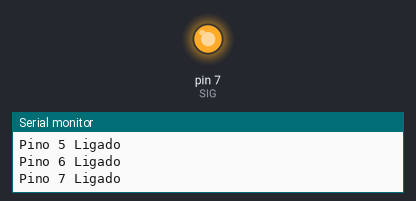
Recording of a sketch running on a simulated Arduino Uno, built with avr-gcc and run on an emulated ATmega328P. Parts: output pins drawn as LEDs (lit = HIGH), the last lines printed to the serial monitor. Random numbers use the default seed unless the sketch sets one; pins used as bus, display or sensor lines are not drawn.

Above: at 0.8 s.
At 12.43 s:
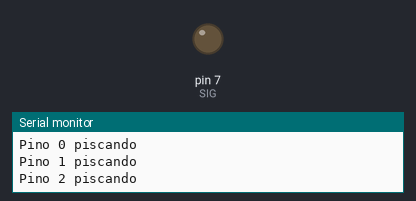
Timing chart, 0 to 12.7 s (numbered marks = the images above):
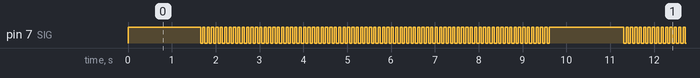

The sketch:

mux_Saidas_Digitais.ino
```cpp
// Mapeamento dos pinos
#define SIG  7 // pino digital
#define S0   8
#define S1   9
#define S2   10
#define S3   11
// o pino EN do mux vai no GND


int mix[4]={S3,S2,S1,S0};


byte ci[16][4]={
  {0,0,0,0},
  {0,0,0,1},
  {0,0,1,0},
  {0,0,1,1},
  {0,1,0,0},
  {0,1,0,1},
  {0,1,1,0},
  {0,1,1,1},
  {1,0,0,0},
  {1,0,0,1},
  {1,0,1,0},
  {1,0,1,1},
  {1,1,0,0},
  {1,1,0,1},
  {1,1,1,0},
  {1,1,1,1},
};

void setup(){
Serial.begin(9600);

pinMode(S0,OUTPUT);
pinMode(S1,OUTPUT);
pinMode(S2,OUTPUT);
pinMode(S3,OUTPUT);

pinMode(SIG,OUTPUT);
}


void loop(){

// Coloquei 3 efeitos de luz para testes e Basta você escolher qual o efeito desejado e apagar ou "comentar" os outros.


  // efeito 1 SEQUENCIAL
  for (int x = 0; x <= 15; x++){
     digitalWrite(SIG,HIGH); // liga o pino SIG
     multiplex(x); // vai para a rotina de escrita no mux

     Serial.print("Pino ");
     Serial.print(x);
     Serial.println(" Ligado");
     delay(100);
  }
  Serial.println("");
  // fim do efeito 1


   // efeito 2 SEQUENCIAL PISCA PISCA
   for (int x = 0; x <= 15; x++){

     multiplex(x); // vai para a rotina de escrita no mux

     Serial.print("Pino ");
     Serial.print(x);
     Serial.print(" piscando");

     for(int x=0; x <= 4; x++){
      digitalWrite(SIG,HIGH); // liga o pino SIG
      delay(50);
      digitalWrite(SIG,LOW); // desliga o pino SIG
      delay(50);
}

     Serial.println("");
   }
 // fim do efeito 2


 // efeito 3 ALEATORIO
  digitalWrite(SIG,HIGH);      // liga o pino SIG
  int sorteio = random(0,16);  // Sorteia um valor entre 0 e 15 para acender um led
  Serial.print("O led sorteado foi: ");
  Serial.println(sorteio);
  multiplex(sorteio);          // vai para a rotina de escrita no mux
  delay(random(100));          // sorteia um valor entre 0 e 99 para acender o proximo led
 Serial.println("");
 // fim do efeito 3


}// fim do loop


//Função de escrita dos valores
void multiplex(int valor){

   for (int y = 0; y <= 3; y++){
      digitalWrite (mix[y], ci[valor][y]);
    }


}// fim do multiplex
```

Measured:
- by itself, pin 7 (SIG): repeats every 9.7 s: 79 × (LOW 0.05 s, HIGH 0.05 s), LOW 0.05 s, HIGH 1.7 s
